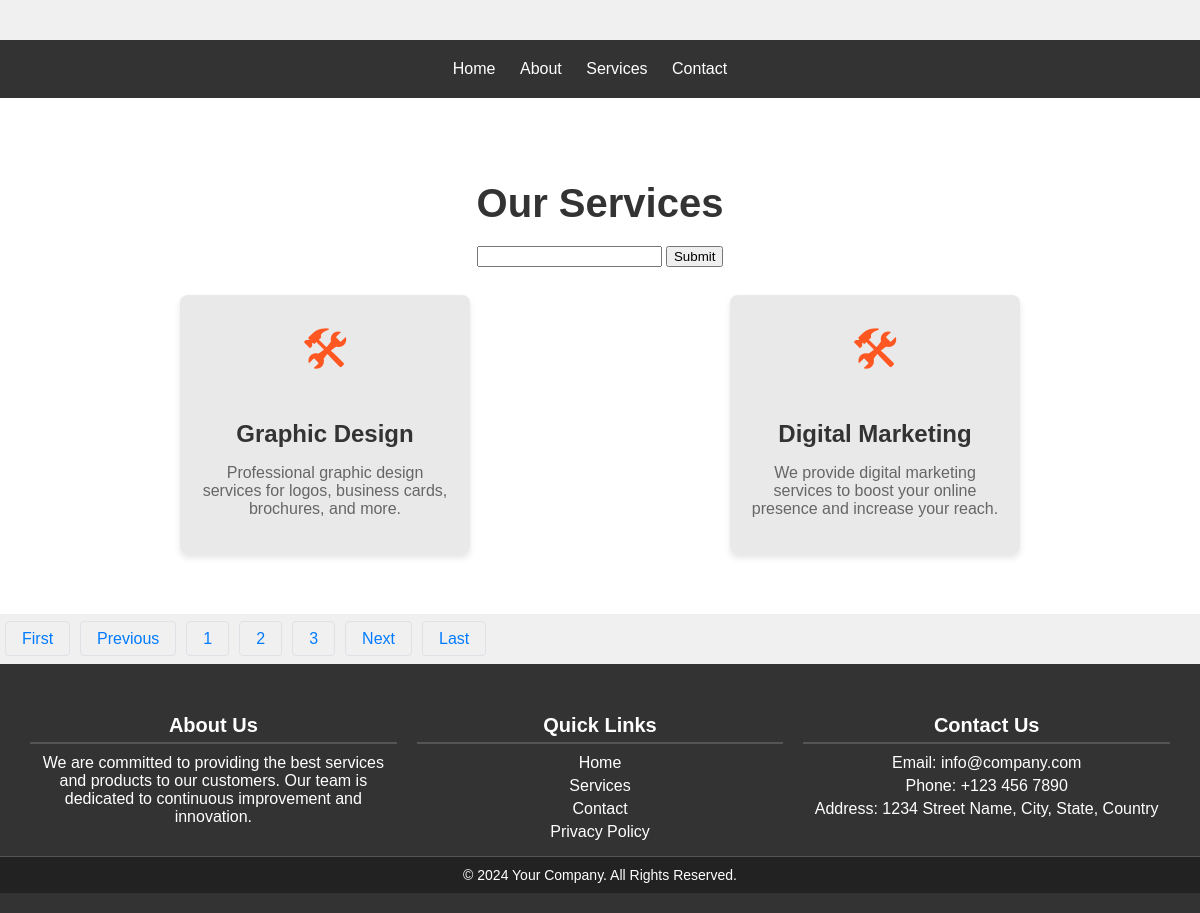
Screenshot of /services/?page=2 with the database file from the repository.
### service/models.py (models this page shows)
class Service(models.Model):
    service_icon=models.CharField(max_length=50)
    service_title=models.CharField(max_length=50)
    service_des=models.TextField()

### foru/views.py (the view)
# urls.py: path('services/',views.services,name="service"),
def services(request):
    serviceData=Service.objects.all()
    pag=Paginator(serviceData,2)
    page_no=request.GET.get('page')
    serviceDatafinal=pag.get_page(page_no)
    totalpage=serviceDatafinal.paginator.num_pages
    data={
        'serviceData':serviceDatafinal,
        'lastpage':totalpage,
        'totalpagelist':[n+1 for n in range(totalpage)]
    }
    return render(request,"service.html",data)

### templates/service.html (shortened to what this page needs)
{% extends "base.html" %}
{% block details %}
<!DOCTYPE html>
<html lang="en">
<head>
    <link rel="stylesheet" href="/static/css/service.css">
</head>
<body>
    <section id="services">
        <h2>Our Services</h2>
        <form method="GET">
            <input type="text" name="servicename" value="">
            <input type="submit" name="Search">
        </form></br>
        <div class="service-container">
            {% for s in serviceData %}
            <div class="service">
                <div class="{{s.service_icon}}">&#128736;</div>
                <h3>{{s.service_title}}</h3>
                <p>{{s.service_des}}</p>
            </div>
            {% empty %}
             No Service Found
            {% endfor %}
        </div>
    </section>
    {% include "pagination-style.html" %}
</body>
</html>
{% endblock %}

### static/css/homepage.css (style rules this page uses)
body { font-family: Arial, sans-serif; margin: 0; padding: 0; }

### static/css/service.css (style rules this page uses)
body { font-family: Arial, sans-serif; margin: 0; padding: 0; background-color: #f0f0f0; }
#services { padding: 50px; background-color: #fff; text-align: center; }
#services h2 { font-size: 2.5em; margin-bottom: 20px; color: #333; }
.service-container { display: flex; justify-content: space-around; flex-wrap: wrap; }
.service { background-color: #e9e9e9; padding: 20px; margin: 10px; border-radius: 8px; width: 250px; box-shadow: 0 4px 6px rgba(0, 0, 0, 0.1); transition: transform 0.3s, box-shadow 0.3s; }
.service .icon { font-size: 3em; color: #ff5722; margin-bottom: 10px; }
.service h3 { font-size: 1.5em; color: #333; margin-bottom: 10px; }
.service p { font-size: 1em; color: #666; }

### rows the page displays
Service: service_title "Graphic Design", service_des "Professional graphic design services for logos, business cards, brochures, and more."
Service: service_title "Digital Marketing", service_des "We provide digital marketing services to boost your online presence and increase your reach."

### other values shown
{{ n }} "1" "2" "3"
